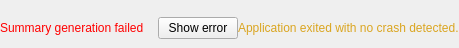
<?xml version="1.0" encoding="UTF-8"?>
<ui version="4.0">
 <class>CrashAnalysisAuxWidget</class>
 <widget class="QWidget" name="CrashAnalysisAuxWidget">
  <property name="geometry">
   <rect>
    <x>0</x>
    <y>0</y>
    <width>457</width>
    <height>48</height>
   </rect>
  </property>
  <property name="windowTitle">
   <string>Form</string>
  </property>
  <layout class="QHBoxLayout" name="horizontalLayout">
   <property name="spacing">
    <number>0</number>
   </property>
   <property name="leftMargin">
    <number>0</number>
   </property>
   <property name="topMargin">
    <number>9</number>
   </property>
   <property name="rightMargin">
    <number>0</number>
   </property>
   <property name="bottomMargin">
    <number>0</number>
   </property>
   <item>
    <widget class="QWidget" name="crash_summary_error_page">
      <layout class="QVBoxLayout" name="verticalLayout">
       <property name="leftMargin">
        <number>0</number>
       </property>
       <property name="topMargin">
        <number>0</number>
       </property>
       <property name="rightMargin">
        <number>0</number>
       </property>
       <property name="bottomMargin">
        <number>0</number>
       </property>
       <item>
        <layout class="QHBoxLayout" name="error_page_layout">
         <item>
          <widget class="QLabel" name="label">
           <property name="sizePolicy">
            <sizepolicy hsizetype="Preferred" vsizetype="Fixed">
             <horstretch>0</horstretch>
             <verstretch>0</verstretch>
            </sizepolicy>
           </property>
           <property name="styleSheet">
            <string notr="true">color:red</string>
           </property>
           <property name="text">
            <string>Summary generation failed</string>
           </property>
          </widget>
         </item>
         <item>
          <spacer name="horizontalSpacer_2">
           <property name="orientation">
            <enum>Qt::Horizontal</enum>
           </property>
           <property name="sizeType">
            <enum>QSizePolicy::Fixed</enum>
           </property>
           <property name="sizeHint" stdset="0">
            <size>
             <width>8</width>
             <height>20</height>
            </size>
           </property>
          </spacer>
         </item>
         <item>
          <widget class="QPushButton" name="show_error_button">
           <property name="sizePolicy">
            <sizepolicy hsizetype="Minimum" vsizetype="Fixed">
             <horstretch>0</horstretch>
             <verstretch>0</verstretch>
            </sizepolicy>
           </property>
           <property name="text">
            <string>Show error</string>
           </property>
          </widget>
         </item>
         <item>
          <spacer name="horizontalSpacer">
           <property name="orientation">
            <enum>Qt::Horizontal</enum>
           </property>
           <property name="sizeHint" stdset="0">
            <size>
             <width>40</width>
             <height>20</height>
            </size>
           </property>
          </spacer>
         </item>
        </layout>
       </item>
      </layout>
     </widget>
   </item>
   <item>
    <widget class="QWidget" name="no_tdr_page">
     <layout class="QVBoxLayout" name="verticalLayout_2">
      <property name="leftMargin">
       <number>0</number>
      </property>
      <property name="topMargin">
       <number>0</number>
      </property>
      <property name="rightMargin">
       <number>0</number>
      </property>
      <property name="bottomMargin">
       <number>0</number>
      </property>
      <item>
       <layout class="QHBoxLayout" name="horizontalLayout_3">
        <item>
         <widget class="QLabel" name="no_tdr_message_">
          <property name="sizePolicy">
           <sizepolicy hsizetype="Preferred" vsizetype="Fixed">
            <horstretch>0</horstretch>
            <verstretch>0</verstretch>
           </sizepolicy>
          </property>
          <property name="styleSheet">
           <string notr="true">color:goldenrod</string>
          </property>
          <property name="frameShape">
           <enum>QFrame::NoFrame</enum>
          </property>
          <property name="frameShadow">
           <enum>QFrame::Plain</enum>
          </property>
          <property name="text">
           <string>Application exited with no crash detected.</string>
          </property>
         </widget>
        </item>
        <item>
         <spacer name="horizontalSpacer_3">
          <property name="orientation">
           <enum>Qt::Horizontal</enum>
          </property>
          <property name="sizeHint" stdset="0">
           <size>
            <width>40</width>
            <height>20</height>
           </size>
          </property>
         </spacer>
        </item>
       </layout>
      </item>
     </layout>
    </widget>
   </item>
  </layout>
 </widget>
 <resources/>
 <connections/>
</ui>
